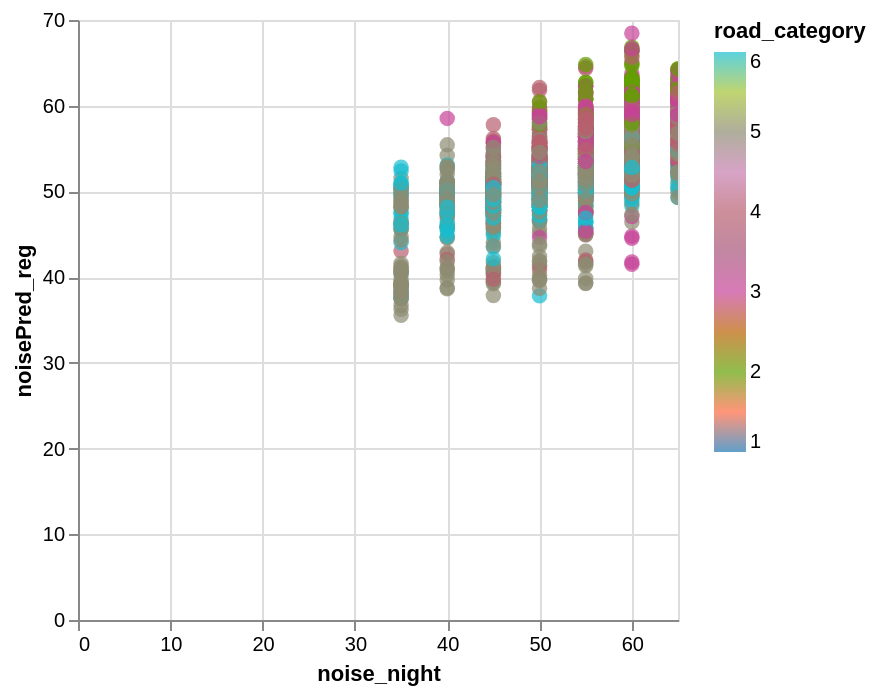

The notebook cell saved with this chart:
### Code cell
data_test['noisePred_reg'] = y_pred

alt.Chart(data_test).mark_circle(size=60).encode(
    x='noise_night',
    y='noisePred_reg',
    color=alt.Color('road_category', scale=alt.Scale(scheme='category10')),
    tooltip=['road_id']
).interactive()

### Figure 1 — Vega-Lite specification as saved in the notebook (floating-point values rounded to 4 significant figures; data arrays with more than 128 entries replaced by an {"elided": "..."} marker saying what was removed)
{"config": {"view": {"continuousWidth": 300, "continuousHeight": 300}}, "data": {"name": "data-25fbd8b81f9a030f253d74fff61dfe46"}, "mark": {"type": "circle", "size": 60}, "encoding": {"color": {"field": "road_category", "scale": {"scheme": "category10"}, "type": "quantitative"}, "tooltip": [{"field": "road_id", "type": "nominal"}], "x": {"field": "noise_night", "type": "quantitative"}, "y": {"field": "noisePred_reg", "type": "quantitative"}}, "params": [{"name": "param_1e9efca18e7a2868", "select": {"type": "interval", "encodings": ["x", "y"]}, "bind": "scales"}], "$schema": "https://vega.github.io/schema/vega-lite/v6.4.1.json", "datasets": {"data-25fbd8b81f9a030f253d74fff61dfe46": {"elided": "2570 records"}}}
